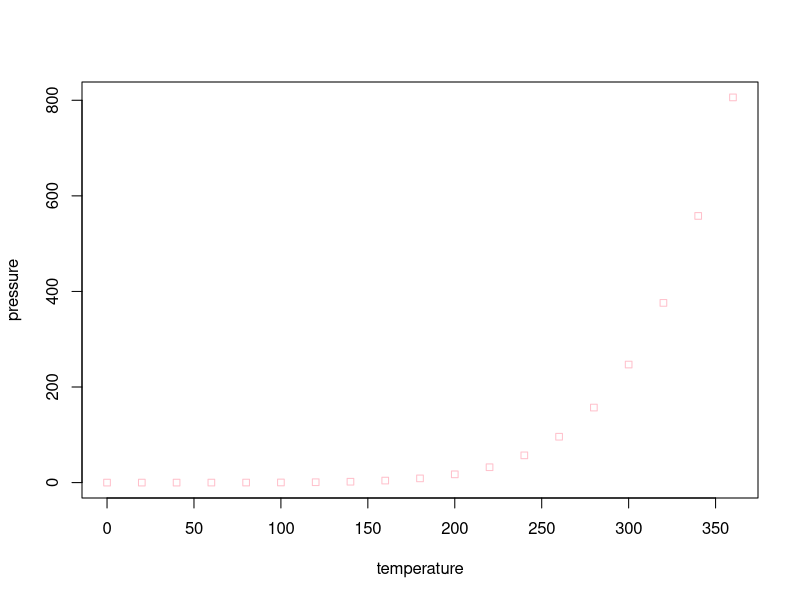

The R script that drew this image:
## ---- chunk 1
knitr::opts_chunk$set(echo = TRUE)
## ---- chunk 2
summary(cars)
## ---- chunk 3
plot(pressure, col="pink", pch=22, )
